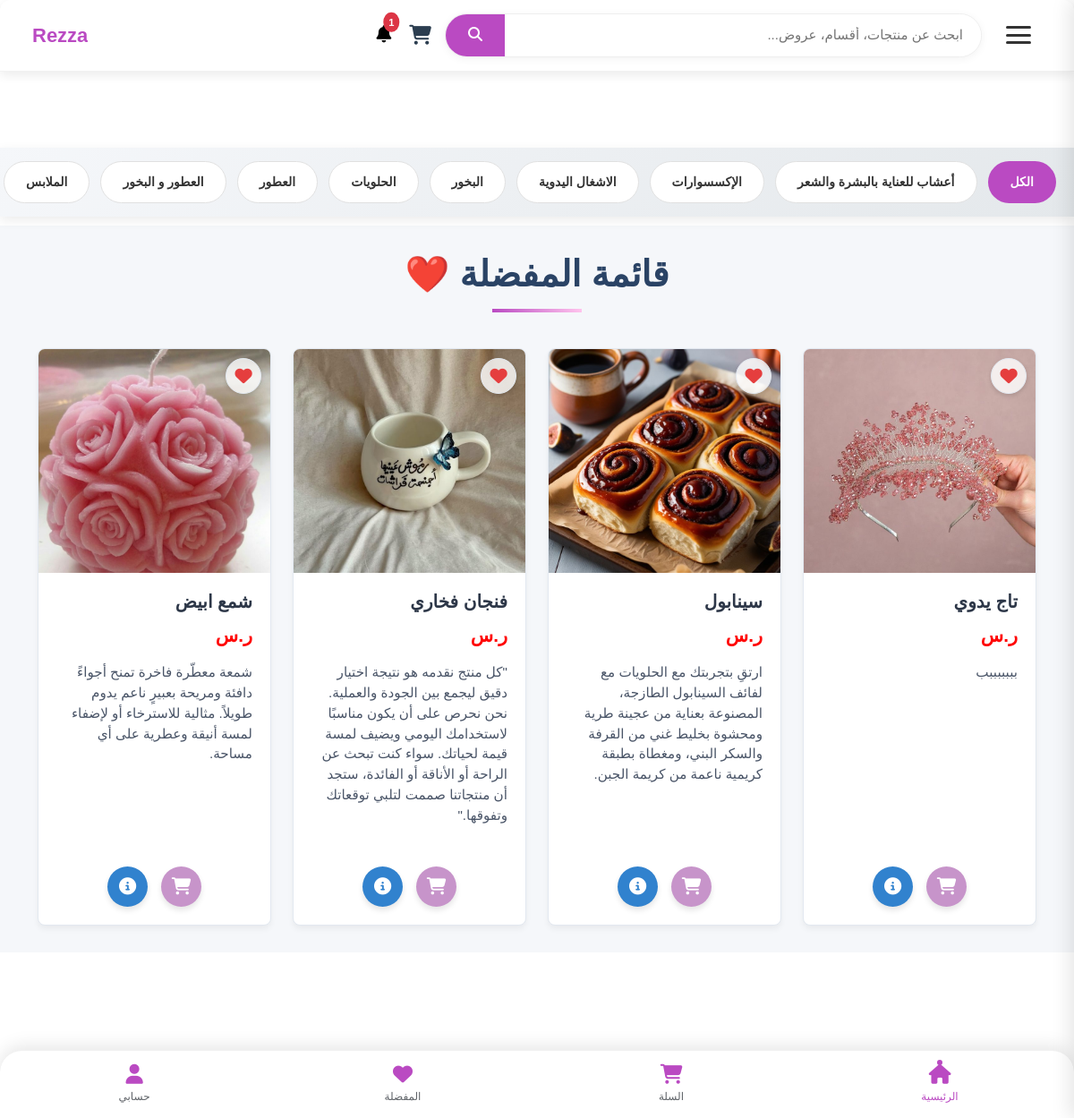
Page /wishlist (signed in) on the committed database.
### tables this page shows
CREATE TABLE category (
    id INTEGER PRIMARY KEY AUTOINCREMENT,
    name TEXT  NULL,
    parent_id INTEGER,
    image TEXT, is_active INTEGER DEFAULT 0, view_count INTEGER DEFAULT 0,
    FOREIGN KEY (parent_id) REFERENCES categories (id) ON DELETE SET NULL
);

CREATE TABLE product (
    id INTEGER PRIMARY KEY AUTOINCREMENT,
    name VARCHAR(255) NULL,
    image VARCHAR(500),
    description TEXT,
    category_id INTEGER NOT NULL,  -- القسم الفرعي
    seller_id INTEGER NOT NULL,  -- صاحب المنتج
    address_id INTEGER NULL,  -- عنوان صاحب المنتج
    price_id INTEGER,
    stock_id INTEGER,
    featured BOOLEAN DEFAULT 1,
    FOREIGN KEY (category_id) REFERENCES category(id),
    FOREIGN KEY (seller_id) REFERENCES sellers(id),
    FOREIGN KEY (address_id) REFERENCES seller_address(id),
    FOREIGN KEY (price_id) REFERENCES prices(id),
    FOREIGN KEY (stock_id) REFERENCES stock(id)
);

### user_routes.py (the view)
@user_bp.route('/wishlist')
def wishlist():
    user_id = request.cookies.get('user_auth') # 🟢 الحصول من الكوكي
    if not user_id:
        flash('يجب تسجيل الدخول لعرض المفضلة', 'warning')
        return redirect(url_for('user.login'))
    conn = get_db_connection()
    liked_products = conn.execute('''
        SELECT product.* FROM product
        JOIN likes ON product.id = likes.product_id
        WHERE likes.user_id = ?
    ''', (user_id,)).fetchall() # 🟢 استخدام user_id
    conn.close()
    return render_template('wishlist.html', products=liked_products)

### app.py (called while the page is built)
def get_db_connection():
    conn = sqlite3.connect('database/Eshop.db') # أو sqlite3.connect(app.config['DATABASE'])
    conn.row_factory = sqlite3.Row
    return conn

@app.context_processor
def inject_categories():
    conn = get_db_connection()
    cursor = conn.cursor()
    try:
        cursor.execute("""
            SELECT id, name, parent_id, image
            FROM category
            WHERE parent_id IS NULL
            ORDER BY name
        """)
        main_categories = cursor.fetchall()
        cursor.execute("SELECT id, name, parent_id, image FROM category ORDER BY name")
        all_categories = cursor.fetchall()
        return {
            'main_categories': main_categories,
            'all_categories': all_categories
        }
    finally:
        conn.close()

@app.context_processor
def inject_sellers():
    conn = get_db_connection()
    sellers = conn.execute('SELECT id, store_name FROM sellers').fetchall()
    conn.close()
    return dict(sellers=sellers)

@app.context_processor
def inject_notifications():
    notifications_data = {'unread_notifications_count': 0}
    if not has_request_context():
        return notifications_data
    try:
        user_id = request.cookies.get('user_auth')
        if user_id and user_id.isdigit():
            conn = get_db_connection()
            try:
                count = conn.execute(
                    "SELECT COUNT(*) FROM notifications WHERE user_id = ? AND is_read = 0",
                    (int(user_id),)
                ).fetchone()[0]
                notifications_data['unread_notifications_count'] = count
            except Exception as e:
                app.logger.error(f"Error fetching notifications: {e}")
            finally:
                conn.close()
    except Exception as e:
        app.logger.error(f"Error in notification processor: {e}")
    return notifications_data

### user_routes.py (called while the page is built)
def get_db_connection():
    conn = sqlite3.connect('database/Eshop.db')
    conn.row_factory = sqlite3.Row
    return conn

### templates/wishlist.html (shortened to what this page needs)
{% include 'header.html' %}
<div class="modern-products">
    <div class="container">
        <h1 class="modern-title">قائمة المفضلة ❤️</h1>
        <div class="row">
            {% if products %}
                {% for product in products %}
                <div class="col-6 col-md-6 col-lg-4 col-xl-3">
                    <div class="modern-card">
                        <div class="modern-img-container">
                            <img src="{{ url_for('static', filename=product.image.replace('static/', '')) }}"
                            alt="{{ product.name }}" class="modern-img">
                        </div>
                        <div class="modern-card-body">
                            <h5 class="modern-product-title">{{ product.name }}</h5>
                            <button class="like-btn liked" data-product-id="{{ product.id }}">
                                <i class="fa fa-heart"></i>
                            </button>
                            <p class="modern-product-price">
                                ر.س {{ product.profit_price }}
                            </p>
                            <p class="modern-product-desc">{{ product.description }}</p>
                            <div class="modern-btn-group">
                                <form method="POST" action="{{ url_for('cart.add_to_cart', product_id=product.id) }}" class="d-inline">
                                    <button type="submit" class="modern-btn modern-btn-primary">
                                        <i class="fa fa-shopping-cart"></i>
                                    </button>
                                </form>
                                <a href="{{ url_for('product.product_details', product_id=product.id) }}"
                                   class="modern-btn modern-btn-secondary">
                                    <i class="fa fa-info-circle"></i>
                                </a>
                            </div>
                        </div>
                    </div>
                </div>
                {% endfor %}
            {% endif %}
        </div>
    </div>
</div>
{% include 'footer.html' %}

### templates/header.html (shortened to what this page needs)
<!DOCTYPE html>
<html lang="ar" dir="rtl">
<head>
    <link rel="stylesheet" href="{{ url_for('static', filename='style/css/nice-select.css') }}">
    <link rel="stylesheet" href="{{ url_for('static', filename='style/css/jquery-ui.min.css') }}">
    <link rel="stylesheet" href="{{ url_for('static', filename='style/css/owl.carousel.min.css') }}">
    <link rel="stylesheet" href="{{ url_for('static', filename='style/css/slicknav.min.css') }}">
    <link href="https://cdn.jsdelivr.net/npm/bootstrap@5.3.0/dist/css/bootstrap.min.css" rel="stylesheet">
    <link rel="stylesheet" href="https://cdnjs.cloudflare.com/ajax/libs/font-awesome/4.7.0/css/font-awesome.min.css">
    <link rel="stylesheet" href="{{ url_for('static', filename='style/css/index.css')}}">
    <link rel="stylesheet" href="{{ url_for('static', filename='style/css/header.css')}}">
    <link rel="stylesheet" href="{{ url_for('static', filename='style/css/shop_u.css')}}">
    <link rel="stylesheet" href="{{ url_for('static', filename='style/css/user.css')}}">
</head>
<body>
    <header class="premium-header">
        <button class="menu-toggle" id="menuToggle" aria-label="فتح القائمة">
            <div class="hamburger">
                <span class="bar"></span>
                <span class="bar"></span>
                <span class="bar"></span>
            </div>
        </button>
       <div class="search-bar">
    <form class="search-form" action="{{ url_for('search_bp.search_products') }}" method="GET">
        <input type="text"
               class="search-input"
               placeholder="ابحث عن منتجات، أقسام، عروض..."
               name="q"
               id="search-input"
               autocomplete="off">
        <button type="submit" class="search-button">
            <i class="fas fa-search"></i>
        </button>
    </form>
</div>
        <div class="nav-tools">
            <a href="{{ url_for('cart.view_cart') }}" class="nav-icon">
                <i class="fas fa-shopping-cart"></i>
            </a>
        </div>
   <a class="nav-link position-relative {% if unread_notifications_count > 0 %}has-notifications{% endif %}"
   href="{{ url_for('order.user_notifications') }}" id="navbarNotifications">
    <i class="fas fa-bell"></i>
    {% if unread_notifications_count > 0 %}
    <span id="navbar-notification-count"
          class="position-absolute translate-middle">
        {{ unread_notifications_count }}
    </span>
    {% endif %}
</a>
        <a href="{{ url_for('product.index') }}" class="brand">
            <span class="brand-name">Rezza</span>
            </a>
    </header>
    <main class="main-content">
        </main>
{% if main_categories %}
{% if main_categories %}
<div class="category-scroll-navbar">
    <div class="category-links-container">
        <a href=""
        class="category-link">الكل</a>
        {% for category in main_categories %}
            {% set has_subcategories = category.subcategories|length > 0 if category.subcategories is defined else false %}
            {% if has_subcategories %}
                <a href="{{ url_for('product.show_subcategories', category_id=category.id) }}"
                   class="category-link has-subcategories">
                    {{ category.name }}
                </a>
            {% else %}
                <a href="{{ url_for('product.show_products_by_category', category_id=category.id) }}"
                   class="category-link">
                    {{ category.name }}
                </a>
            {% endif %}
        {% endfor %}
    </div>
</div>
{% endif %}
{% endif %}

### static/style/css/index.css (style rules this page uses)
:root { --primary-color: #ba4ac2; --secondary-color: #ffc4ed; --accent-color: #ba4ac2; --dark-color: #333; --light-color: #f8f9fa; --text-color: #333; --shadow: 0 4px 12px rgba(0,0,0,0.1); --transition: all 0.3s ease; --footer-bg: #ffffff; --footer-text: #5f6368; --active-color: var(--primary-color); --footer-shadow: 0 -4px 20px rgba(0,0,0,0.1); --success-color: #4cc9f0; --border-radius: 12px; --box-shadow: 0 10px 30px rgba(0, 0, 0, 0.1); }
* { margin: 0; padding: 0; box-sizing: border-box; font-family: 'Tajawal', sans-serif; }
body { background-color: #ffffff; color: var(--text-color); padding-bottom: 90px; }
a { text-decoration: none; color: inherit; transition: var(--transition); }
.main-content { padding: 15px; max-width: 1200px; margin: 0 auto; padding-bottom: 70px; }

### static/style/css/header.css (style rules this page uses)
:root { --primary: #ba4ac2; --primary-light: #c794ca; --secondary: #ff7f50; --dark: #2c3e50; --light: #f8f9fa; --text: #333; --text-light: #777; --shadow: 0 4px 12px rgba(0,0,0,0.08); --transition: all 0.3s cubic-bezier(0.25, 0.8, 0.25, 1); --background-light: #f8f9fa; --card-background: #fff; --unread-bg: #e9f5ff; --text-color: #212529; --promotion-color: #ffc107; --new-product-color: #17a2b8; --cancellation-color: #dc3545; }
* { margin: 0; padding: 0; box-sizing: border-box; font-family: 'Tajawal', sans-serif; }
body { background-color: #ffffff; color: var(--text); padding-top: 80px; }
a { text-decoration: none; color: inherit; transition: var(--transition); }
.nav-link { color: #000000; font-size: 1.2rem; transition: color 0.3s ease; }
.fa-bell { transition: transform 0.3s ease; }
#navbar-notification-count { font-size: 0.7rem; font-weight: bold; padding: 0.25em 0.5em; border-radius: 50%; background-color: #dc3545; color: white; top: 0; left: 100%; transform: translate(-50%, -50%); }
.premium-header { position: fixed; top: 0; left: 0; right: 0; background: white; box-shadow: var(--shadow); z-index: 1000; display: flex; align-items: center; padding: 15px 5%; border-bottom: 1px solid rgba(0,0,0,0.05); }
.brand { display: flex; align-items: center; margin-right: auto; text-decoration: none; }
.brand-name { font-size: 22px; font-weight: 800; background: var(--primary); -webkit-background-clip: text; -webkit-text-fill-color: transparent; }
.search-bar { flex: 1; max-width: 600px; margin: 0 30px; position: relative; }
.search-form { display: flex; background: white; border-radius: 30px; overflow: hidden; box-shadow: 0 2px 10px rgba(0,0,0,0.05); border: 1px solid #eee; transition: var(--transition); }
.search-input { flex: 1; border: none; padding: 12px 20px; font-size: 15px; color: var(--text); }
.search-button { background: var(--primary); color: white; border: none; padding: 0 25px; cursor: pointer; transition: var(--transition); }
.nav-tools { display: flex; align-items: center; gap: 20px; }
.nav-icon { position: relative; color: var(--dark); transition: var(--transition); font-size: 22px; margin-left: 20px; }
@media (max-width: 1200px) { .premium-header { padding: 15px 3%; } }
@media (max-width: 1200px) { .search-bar { margin: 0 15px; } }
.menu-toggle { background: transparent; border: none; padding: 12px; cursor: pointer; z-index: 1000; transition: all 0.4s ease; outline: none; }
.hamburger { display: flex; flex-direction: column; justify-content: space-between; width: 28px; height: 20px; position: relative; transition: all 0.4s ease; }
.bar { height: 3px; width: 100%; background: #333; border-radius: 3px; transition: all 0.4s cubic-bezier(0.175, 0.885, 0.32, 1.275); transform-origin: center; }

### static/style/css/user.css (style rules this page uses)
a { text-decoration: none; color: inherit; transition: var(--transition); }
header { background-color: var(--primary-color); color: white; padding: 20px 25px; text-align: center; border-top-left-radius: var(--border-radius); border-top-right-radius: var(--border-radius); box-shadow: 0 2px 8px rgba(0, 0, 0, 0.1); }
main { padding: 25px; flex-grow: 1; }
h1, h2, h3, h4 { color: var(--primary-color); margin-bottom: 20px; }

### rows in the picture
category: name "أعشاب للعناية بالبشرة والشعر"
category: name "الإكسسوارات"
category: name "الاشغال اليدوية"
category: name "البخور"
category: name "الحلويات"
category: name "العطور"
category: name "العطور و البخور"
category: name "الملابس"
product: image (picture), name "تاج يدوي", description "بببببببب"
product: image (picture), name "سينابول", description "ارتقِ بتجربتك مع الحلويات مع لفائف السينابول الطازجة، المصنوعة بعناية من عجينة طرية ومحشوة بخليط غني من القرفة والسكر البني، ومغطاة بطبقة كريمية ناعمة من كريمة الجبن."
product: image (picture), name "فنجان فخاري", description "\"كل منتج نقدمه هو نتيجة اختيار دقيق ليجمع بين الجودة والعملية. نحن نحرص على أن يكون مناسبًا لاستخدامك اليومي ويضيف لمسة قيمة لحياتك. سواء كنت تبحث عن الراحة أو الأناقة أو الفائدة، ستجد أن منتجاتنا صممت لتلبي توقعاتك وتفوقها.\""
product: image (picture), name "شمع ابيض", description "شمعة معطّرة فاخرة تمنح أجواءً دافئة ومريحة بعبيرٍ ناعم يدوم طويلاً. مثالية للاسترخاء أو لإضفاء لمسة أنيقة وعطرية على أي مساحة."

### other values in the picture
{{ unread_notifications_count }} "1"
